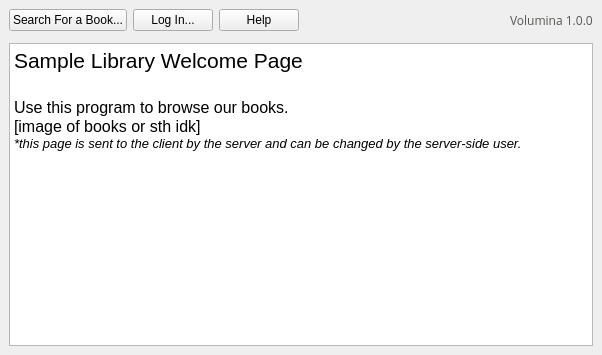
<?xml version="1.0" encoding="UTF-8"?>
<ui version="4.0">
 <class>MainWindow</class>
 <widget class="QMainWindow" name="MainWindow">
  <property name="geometry">
   <rect>
    <x>0</x>
    <y>0</y>
    <width>602</width>
    <height>355</height>
   </rect>
  </property>
  <property name="sizePolicy">
   <sizepolicy hsizetype="Minimum" vsizetype="Minimum">
    <horstretch>0</horstretch>
    <verstretch>0</verstretch>
   </sizepolicy>
  </property>
  <property name="windowTitle">
   <string>Volumina</string>
  </property>
  <widget class="QWidget" name="centralwidget">
   <property name="sizePolicy">
    <sizepolicy hsizetype="Expanding" vsizetype="Expanding">
     <horstretch>0</horstretch>
     <verstretch>0</verstretch>
    </sizepolicy>
   </property>
   <property name="autoFillBackground">
    <bool>false</bool>
   </property>
   <layout class="QVBoxLayout" name="verticalLayout_2">
    <item>
     <layout class="QHBoxLayout" name="horizontalLayout">
      <item>
       <widget class="QPushButton" name="search_view_button">
        <property name="sizePolicy">
         <sizepolicy hsizetype="Minimum" vsizetype="Maximum">
          <horstretch>0</horstretch>
          <verstretch>0</verstretch>
         </sizepolicy>
        </property>
        <property name="text">
         <string>Search For a Book...</string>
        </property>
       </widget>
      </item>
      <item>
       <widget class="QPushButton" name="login_button">
        <property name="sizePolicy">
         <sizepolicy hsizetype="Minimum" vsizetype="Maximum">
          <horstretch>0</horstretch>
          <verstretch>0</verstretch>
         </sizepolicy>
        </property>
        <property name="text">
         <string>Log In...</string>
        </property>
       </widget>
      </item>
      <item>
       <widget class="QPushButton" name="help_button">
        <property name="text">
         <string>Help</string>
        </property>
       </widget>
      </item>
      <item>
       <spacer name="horizontalSpacer">
        <property name="orientation">
         <enum>Qt::Horizontal</enum>
        </property>
        <property name="sizeHint" stdset="0">
         <size>
          <width>40</width>
          <height>20</height>
         </size>
        </property>
       </spacer>
      </item>
      <item>
       <widget class="QLabel" name="about_label">
        <property name="enabled">
         <bool>true</bool>
        </property>
        <property name="palette">
         <palette>
          <active>
           <colorrole role="WindowText">
            <brush brushstyle="SolidPattern">
             <color alpha="255">
              <red>85</red>
              <green>87</green>
              <blue>83</blue>
             </color>
            </brush>
           </colorrole>
           <colorrole role="Text">
            <brush brushstyle="SolidPattern">
             <color alpha="255">
              <red>85</red>
              <green>87</green>
              <blue>83</blue>
             </color>
            </brush>
           </colorrole>
           <colorrole role="PlaceholderText">
            <brush brushstyle="SolidPattern">
             <color alpha="128">
              <red>85</red>
              <green>87</green>
              <blue>83</blue>
             </color>
            </brush>
           </colorrole>
          </active>
          <inactive>
           <colorrole role="WindowText">
            <brush brushstyle="SolidPattern">
             <color alpha="255">
              <red>85</red>
              <green>87</green>
              <blue>83</blue>
             </color>
            </brush>
           </colorrole>
           <colorrole role="Text">
            <brush brushstyle="SolidPattern">
             <color alpha="255">
              <red>85</red>
              <green>87</green>
              <blue>83</blue>
             </color>
            </brush>
           </colorrole>
           <colorrole role="PlaceholderText">
            <brush brushstyle="SolidPattern">
             <color alpha="128">
              <red>85</red>
              <green>87</green>
              <blue>83</blue>
             </color>
            </brush>
           </colorrole>
          </inactive>
          <disabled>
           <colorrole role="WindowText">
            <brush brushstyle="SolidPattern">
             <color alpha="255">
              <red>190</red>
              <green>190</green>
              <blue>190</blue>
             </color>
            </brush>
           </colorrole>
           <colorrole role="Text">
            <brush brushstyle="SolidPattern">
             <color alpha="255">
              <red>190</red>
              <green>190</green>
              <blue>190</blue>
             </color>
            </brush>
           </colorrole>
           <colorrole role="PlaceholderText">
            <brush brushstyle="SolidPattern">
             <color alpha="128">
              <red>0</red>
              <green>0</green>
              <blue>0</blue>
             </color>
            </brush>
           </colorrole>
          </disabled>
         </palette>
        </property>
        <property name="font">
         <font>
          <family>Open Sans</family>
          <strikeout>false</strikeout>
          <kerning>true</kerning>
         </font>
        </property>
        <property name="text">
         <string>Volumina 1.0.0</string>
        </property>
       </widget>
      </item>
     </layout>
    </item>
    <item>
     <widget class="Line" name="line">
      <property name="orientation">
       <enum>Qt::Vertical</enum>
      </property>
     </widget>
    </item>
    <item>
     <widget class="QTextEdit" name="textEdit">
      <property name="readOnly">
       <bool>true</bool>
      </property>
      <property name="html">
       <string>&lt;!DOCTYPE HTML PUBLIC &quot;-//W3C//DTD HTML 4.0//EN&quot; &quot;http://www.w3.org/TR/REC-html40/strict.dtd&quot;&gt;
&lt;html&gt;&lt;head&gt;&lt;meta name=&quot;qrichtext&quot; content=&quot;1&quot; /&gt;&lt;style type=&quot;text/css&quot;&gt;
p, li { white-space: pre-wrap; }
&lt;/style&gt;&lt;/head&gt;&lt;body style=&quot; font-family:'MS Shell Dlg 2'; font-size:8.1pt; font-weight:400; font-style:normal;&quot;&gt;
&lt;p style=&quot; margin-top:0px; margin-bottom:0px; margin-left:0px; margin-right:0px; -qt-block-indent:0; text-indent:0px;&quot;&gt;&lt;span style=&quot; font-family:'Open Sans'; font-size:16pt;&quot;&gt;Sample Library Welcome Page&lt;/span&gt;&lt;/p&gt;
&lt;p style=&quot;-qt-paragraph-type:empty; margin-top:0px; margin-bottom:0px; margin-left:0px; margin-right:0px; -qt-block-indent:0; text-indent:0px; font-family:'Open Sans'; font-size:16pt;&quot;&gt;&lt;br /&gt;&lt;/p&gt;
&lt;p style=&quot; margin-top:0px; margin-bottom:0px; margin-left:0px; margin-right:0px; -qt-block-indent:0; text-indent:0px;&quot;&gt;&lt;span style=&quot; font-family:'Open Sans'; font-size:12pt;&quot;&gt;Use this program to browse our books.&lt;/span&gt;&lt;/p&gt;
&lt;p style=&quot; margin-top:0px; margin-bottom:0px; margin-left:0px; margin-right:0px; -qt-block-indent:0; text-indent:0px;&quot;&gt;&lt;span style=&quot; font-family:'Open Sans'; font-size:12pt;&quot;&gt;[image of books or sth idk]&lt;/span&gt;&lt;/p&gt;
&lt;p style=&quot; margin-top:0px; margin-bottom:0px; margin-left:0px; margin-right:0px; -qt-block-indent:0; text-indent:0px;&quot;&gt;&lt;span style=&quot; font-family:'Open Sans'; font-size:10pt; font-style:italic;&quot;&gt;*this page is sent to the client by the server and can be changed by the server-side user.&lt;/span&gt;&lt;/p&gt;&lt;/body&gt;&lt;/html&gt;</string>
      </property>
      <property name="textInteractionFlags">
       <set>Qt::NoTextInteraction</set>
      </property>
     </widget>
    </item>
   </layout>
  </widget>
 </widget>
 <resources/>
 <connections/>
</ui>
